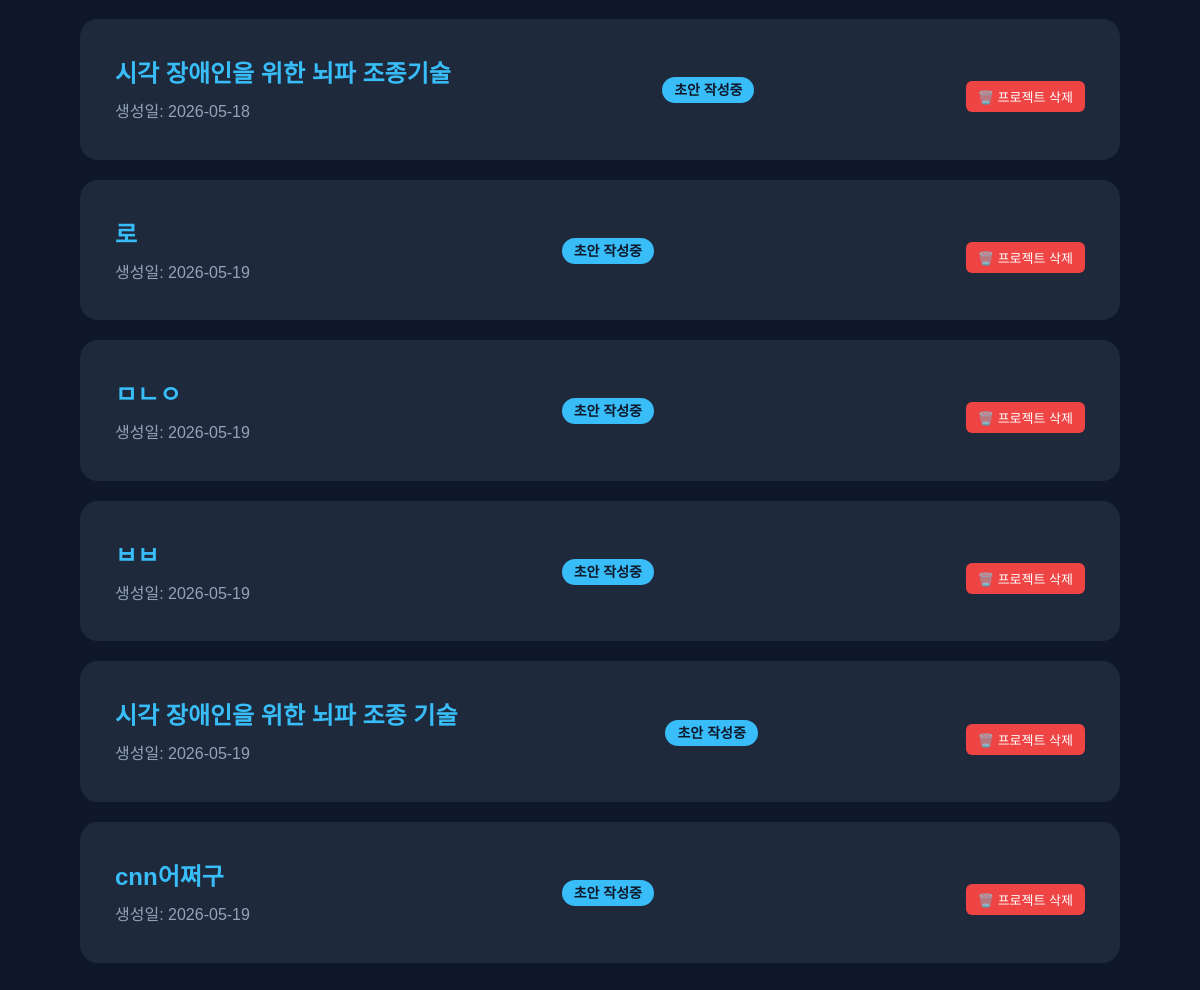
Before: /workspace/dashboard/ (signed in, lower part) with the older database file.
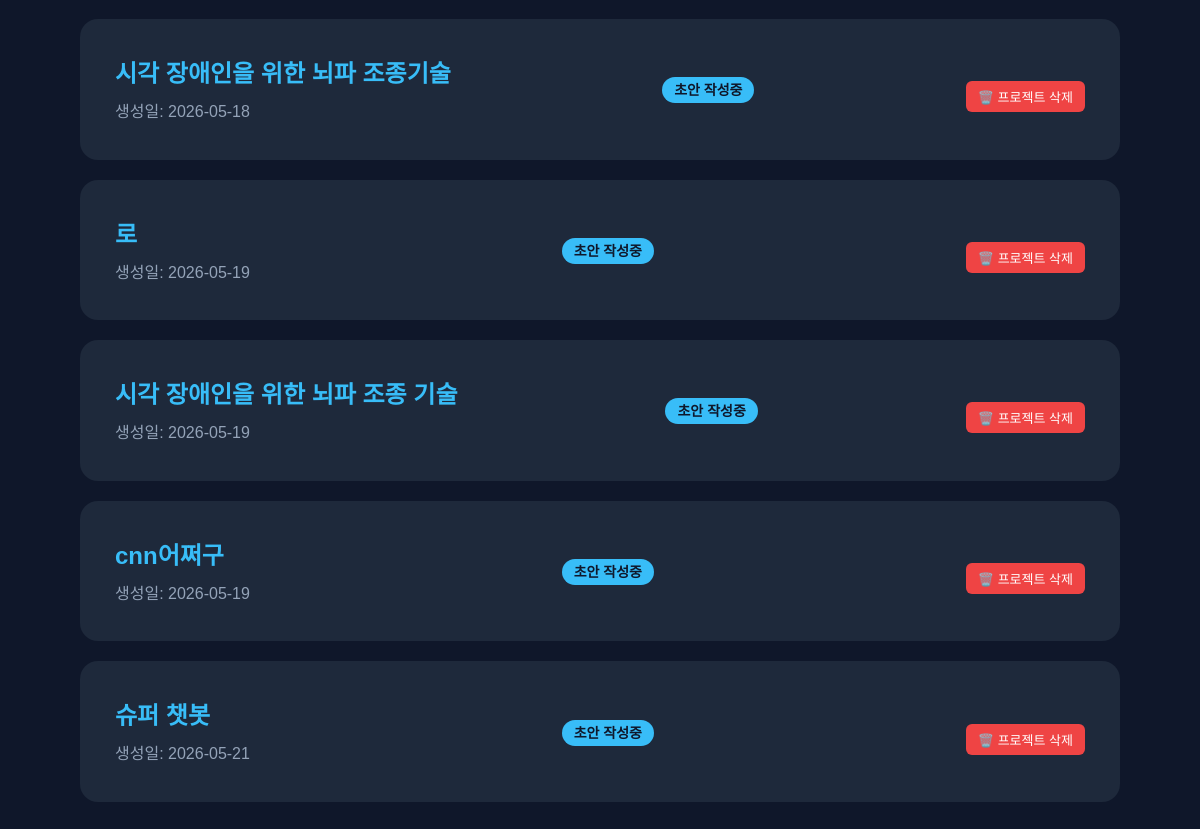
After: the same page with the newer database file.
### workspace/models.py (models this page shows)
class PatentProject(models.Model):
    STATUS_CHOICES = (
        ('draft', '초안 작성중'),
        ('agent_processing', 'AI 처리중'),
        ('review', '변리사 검토중'),
        ('done', '완료'),
    )
    title = models.CharField(max_length=200, verbose_name="프로젝트명")
    owner = models.ForeignKey(User, on_delete=models.CASCADE, related_name='projects')
    status = models.CharField(max_length=20, choices=STATUS_CHOICES, default='draft')
    original_data_hash = models.CharField(max_length=64, blank=True, null=True) # 원본 데이터의 해시값을 저장하는 필드 (중복 방지 및 변경 감지용)
    created_at = models.DateTimeField(auto_now_add=True)
    updated_at = models.DateTimeField(auto_now=True)

### workspace/views.py (the view)
# urls.py: path('dashboard/', views.dashboard, name='dashboard'),
@login_required(login_url='/accounts/login/')
def dashboard(request):
    try:
        user_role = request.user.userprofile.role
    except:
        user_role = 'inventor'
    if user_role == 'attorney':
        projects = PatentProject.objects.filter(status='review')
        template_name = 'workspace/attorney_dashboard.html'
    else:
        projects = PatentProject.objects.filter(owner=request.user)
        template_name = 'workspace/inventor_dashboard.html'
    return render(request, template_name, {'projects': projects})

### workspace/templates/workspace/inventor_dashboard.html (shortened to what this page needs)
{% extends "base.html" %}
{% block content %}
<div class="dashboard-container" style="padding: 120px 80px 50px 80px; max-width: 1200px; margin: 0 auto;">
    <div class="project-list" style="display: flex; flex-direction: column; gap: 20px;">
        {% for project in projects %}
        <div class="card" style="width: 100%; display: flex; justify-content: space-between; align-items: center;">
            <div>
                <h2 style="margin-bottom: 10px; font-size: 24px;">
                    <a href="{% url 'workstation' project.id %}" style="color: #38bdf8; text-decoration: none;">
                        {{ project.title }}
                    </a>
                </h2>
                <p style="color: #94a3b8;">생성일: {{ project.created_at|date:"Y-m-d" }}</p>
            </div>
            <div>
                <span style="background: #38bdf8; color: #0f172a; padding: 5px 12px; border-radius: 20px; font-weight: bold; font-size: 14px;">
                    {{ project.get_status_display }}
                </span>
            </div>
            <div class="project-actions" style="margin-top: 15px; display: flex; justify-content: flex-end;">
                <form action="{% url 'delete_project' project.id %}" method="POST"
                    onsubmit="return confirm('정말로 이 프로젝트를 삭제하시겠습니까?\n삭제된 데이터와 채팅 내역은 복구할 수 없습니다.');"
                    style="display: inline;">
                    <button type="submit" class="delete-btn"
                            style="background: #ef4444; color: white; border: none; padding: 6px 12px; border-radius: 6px; font-size: 13px; cursor: pointer; transition: background 0.2s;">
                        🗑️ 프로젝트 삭제
                    </button>
                </form>
            </div>
        </div>
        {% empty %}
        <div style="text-align: center; padding: 60px 0; background: #1e293b; border-radius: 18px;">
            <p style="color: #94a3b8; font-size: 18px; margin-bottom: 20px;">아직 진행 중인 프로젝트가 없습니다.</p>
        </div>
        {% endfor %}
    </div>
</div>
{% endblock %}

Changed rows visible on the page:
removed PatentProject: title "ㅁㄴㅇ", created_at "2026-05-19", status "초안 작성중"
removed PatentProject: title "ㅂㅂ", created_at "2026-05-19", status "초안 작성중"
added PatentProject: title "슈퍼 챗봇", created_at "2026-05-21", status "초안 작성중"
